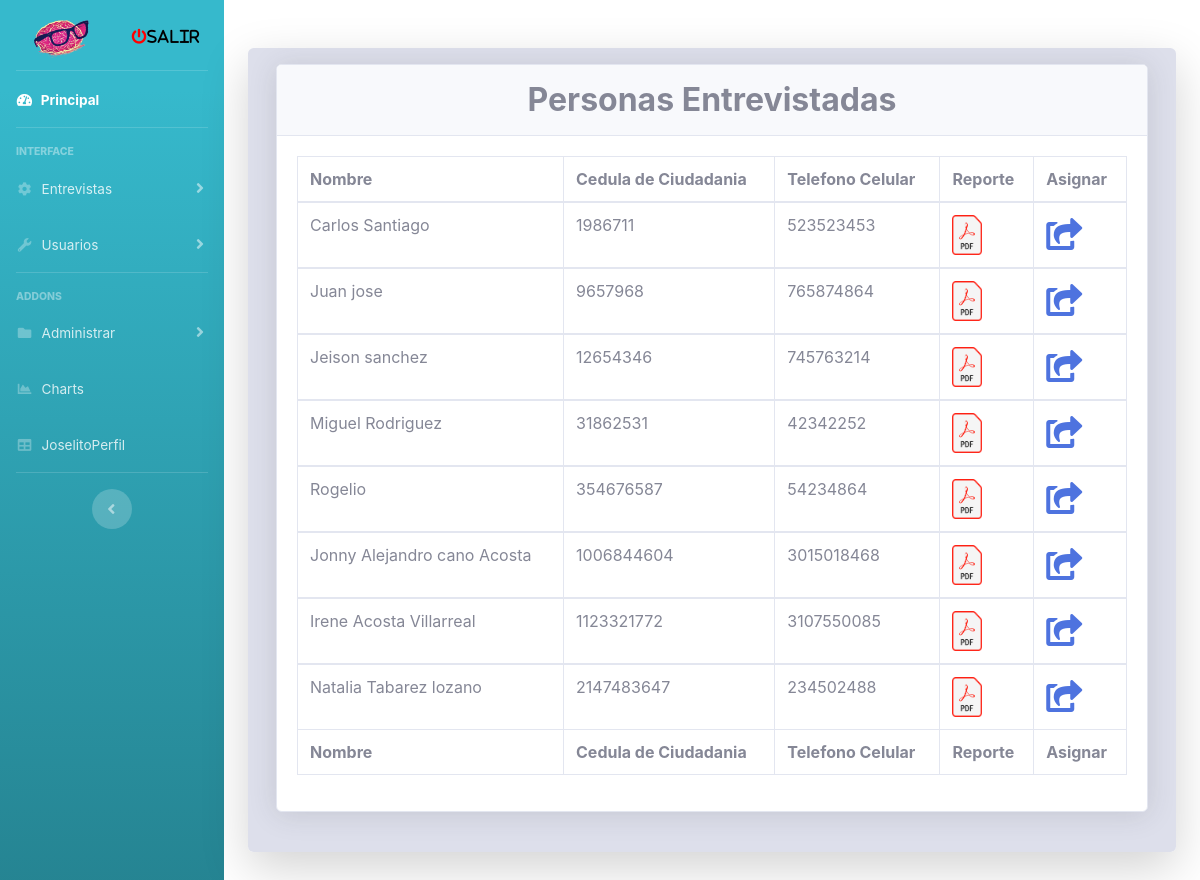
The page /View/consultarEntrevistaPsicologa.php (signed in) on the database its author committed.
### tables this page shows
CREATE TABLE `entrevistapsicologica` (
  `nombre` varchar(40) NOT NULL,
  `cc` int(12) NOT NULL,
  `dependencia` varchar(20) NOT NULL,
  `cargo` varchar(40) NOT NULL,
  `cargoAspira` varchar(40) NOT NULL,
  `telefono` varchar(30) NOT NULL,
  `aspiracionSal` varchar(10) DEFAULT NULL,
  `fechaEntrevista` date DEFAULT current_timestamp(),
  `psicologa` varchar(30) NOT NULL,
  `responsabilidad` tinyint(1) NOT NULL,
  `productividad` tinyint(1) NOT NULL,
  `gestionCambio` tinyint(1) NOT NULL,
  `innovacion` tinyint(1) NOT NULL,
  `resiliencia` tinyint(1) NOT NULL,
  `confianza` tinyint(1) NOT NULL,
  `dswm1` varchar(5) NOT NULL DEFAULT 'NO',
  `dswm2` varchar(5) NOT NULL DEFAULT 'NO',
  `dswo3` varchar(5) NOT NULL DEFAULT 'NO',
  `dswc4` varchar(5) NOT NULL DEFAULT 'NO',
  `dswp5` varchar(5) NOT NULL DEFAULT 'NO',
  `dswa6` varchar(5) NOT NULL DEFAULT 'NO',
  `dswd7` varchar(5) NOT NULL DEFAULT 'NO',
  `other1` text DEFAULT NULL,
  `dssk1` varchar(5) NOT NULL DEFAULT 'NO',
  `dssp2` varchar(5) NOT NULL DEFAULT 'NO',
  `dssv3` varchar(5) NOT NULL DEFAULT 'NO',
  `dssd4` varchar(5) NOT NULL DEFAULT 'NO',
  `dssd5` varchar(5) NOT NULL DEFAULT 'NO',
  `dssc6` varchar(5) NOT NULL DEFAULT 'NO',
  `other2` text DEFAULT NULL,
  `dsdp1` varchar(5) NOT NULL DEFAULT 'NO',
  `dsdc2` varchar(5) NOT NULL DEFAULT 'NO',
  `dsdi3` varchar(5) NOT NULL DEFAULT 'NO',
  `dsdc4` varchar(5) NOT NULL DEFAULT 'NO',
  `dsdu5` varchar(5) NOT NULL DEFAULT 'NO',
  `dsdm6` varchar(5) NOT NULL DEFAULT 'NO',
  `dsdd7` varchar(5) NOT NULL DEFAULT 'NO',
  `dsdi8` varchar(5) NOT NULL DEFAULT 'NO',
  `dsdi9` varchar(5) NOT NULL DEFAULT 'NO',
  `dsdr10` varchar(5) NOT NULL DEFAULT 'NO',
  `other3` text DEFAULT NULL,
  `comportamientoEtico` varchar(100) NOT NULL,
  `fuenteR` varchar(20) NOT NULL,
  `resultadoI` varchar(3) DEFAULT NULL,
  `inteligenciaE` varchar(30) NOT NULL,
  `candidatoU` varchar(2) NOT NULL,
  `explicacion` text DEFAULT NULL,
  `resolucionProblemas` varchar(30) NOT NULL,
  `observaciones` text DEFAULT NULL,
  `adecuado` varchar(5) NOT NULL DEFAULT 'NO',
  `adecuadoP` varchar(5) NOT NULL DEFAULT 'NO',
  `parcialmente` varchar(5) NOT NULL DEFAULT 'NO',
  `primera` varchar(5) NOT NULL DEFAULT 'NO',
  `segunda` varchar(5) NOT NULL DEFAULT 'NO',
  `noA` varchar(5) NOT NULL DEFAULT 'NO',
  `concepto` text DEFAULT NULL,
  `co` int(11) DEFAULT NULL,
  `terminado` varchar(5) NOT NULL DEFAULT 'False',
  `modificar` varchar(10) NOT NULL DEFAULT 'False'
);

### View/consultarEntrevistaPsicologa.php (the view, shortened to what this page needs)
<?php include "../config.php";
if (isset($_SESSION["rol"])) {
  switch($_SESSION['rol']){
    case 1:
      include "../template/sidebar.php";
    break;
  }
}
?>
<!DOCTYPE html>
<html xmlns="http://www.w3.org/1999/xhtml">
<?php include FOLDER_TEMPLATE . "head.php"; ?>
<body id="page-top">
  <div class="container">
    <div class="card o-hidden border-0 shadow-lg my-5">
      <div class="card-body p-3 bg-gray-300">
        <div class="row">
          <div class="col-md-12">
            <div class="col-md-12 mx-auto">
              <div class="form-group">
                <div class="card shadow mb-4">
                  <div class="card-header py-3">
                    <center>
                      <h2 class="m-0 font-weight-bold text">Personas Entrevistadas</h2>
                    </center>
                  </div>
                  <div class="card-body">
                    <div class="table-responsive">
                      <table class="table table-bordered" width="100%" cellspacing="10">
                        <thead>
                          <tr>
                            <th>Nombre </th>
                            <th>Cedula de Ciudadania</th>
                            <th>Telefono Celular</th>
                            <th>Reporte</th>
                            <th>Asignar</th>
                          </tr>
                        </thead>
                        <tfoot>
                          <tr>
                            <th>Nombre </th>
                            <th>Cedula de Ciudadania</th>
                            <th>Telefono Celular</th>
                            <th>Reporte</th>
                            <th>Asignar</th>
                          </tr>
                        </tfoot>
                        <?php
                        require_once "../Model/conexioon.php";
                        $sql = "SELECT * FROM `entrevistapsicologica` where terminado = 'True'  ";
                        $rta = $objCnx->query($sql);
                        while ($datos = $rta->fetch_array()) {
                        ?>
                          <tbody>
                            <tr>
                              <td><?php echo $datos['nombre'] ?></td>
                              <td><?php echo $datos['cc'] ?></td>
                              <td><?php echo $datos['telefono'] ?></td>
                              <td><a href="../Reportes/pdf-EntrevistaPsicologicaCompleta.php?cc=<?php echo $datos['cc'] ?>" target="_blank"><img src="../img/pdf.png" alt="Sacar Reporte" width="30" height="40" style="padding: 0px;"></a></td>
                              <td><a href=""><i class="fas fa-share-square" style="width: 50px; font-size: 2rem;"></i></a></td>
                            </tr>
                          <?php
                        }
                          ?>
                          </tbody>
                      </table>
                    </div>
                  </div>
                </div>
              </div>
            </div>
          </div>
        </div>
</body>
</html>

### template/sidebar.php (shortened to what this page needs)
<html lang="es">
<?php include FOLDER_TEMPLATE . "head.php"; ?>
<body>
  <div id="wrapper">
    <ul class="navbar-nav bg-gradient-info  sidebar sidebar-dark accordion" id="accordionSidebar">
      <a class="sidebar-brand d-flex align-items-center justify-content-center" href="<?= URL_PROY ?>Model/logout.php">
        <div class="sidebar-brand-icon rotate-n-15">
          <img src="../img/Psicologiaico.ico" class="col-lg-10 d-none d-lg-block" alt="" height="" width="">
        </div>
        <div class="sidebar-brand-text mx-2"><i class='fas fa-power-off' style='font-size:15px;color:red'><span style='font-size:15px;color:black'>SALIR</span></i>
        </div>
      </a>
      <hr class="sidebar-divider my-0">
      <li class="nav-item active">
        <a class="nav-link" href="principal.php">
          <i class="fas fa-fw fa-tachometer-alt"></i>
          <span>Principal</span></a>
      </li>
      <hr class="sidebar-divider">
      <div class="sidebar-heading">
        Interface
      </div>
      <li class="nav-item">
        <a class="nav-link collapsed" href="#" data-toggle="collapse" data-target="#collapseTwo" aria-expanded="true" aria-controls="collapseTwo">
          <i class="fas fa-fw fa-cog"></i>
          <span>Entrevistas</span>
        </a>
      </li>
      <li class="nav-item">
        <a class="nav-link collapsed" href="#" data-toggle="collapse" data-target="#collapseUtilities" aria-expanded="true" aria-controls="collapseUtilities">
          <i class="fas fa-fw fa-wrench"></i>
          <span>Usuarios</span>
        </a>
      </li>
      <hr class="sidebar-divider">
      <div class="sidebar-heading">
        Addons
      </div>
      <li class="nav-item">
        <a class="nav-link collapsed" href="#" data-toggle="collapse" data-target="#collapsePages" aria-expanded="true" aria-controls="collapsePages">
          <i class="fas fa-fw fa-folder"></i>
          <span>Administrar</span>
        </a>
      </li>
      <li class="nav-item">
        <a class="nav-link" href="Chart.php">
          <i class="fas fa-fw fa-chart-area"></i>
          <span>Charts</span></a>
      </li>
      <li class="nav-item">
        <a class="nav-link" href="misDatos.php">
          <i class="fas fa-fw fa-table"></i>
          <span><?php echo $_SESSION['nombre'] ?>Perfil</span></a>
      </li>
      <hr class="sidebar-divider d-none d-md-block">
      <div class="text-center d-none d-md-inline">
        <button class="rounded-circle border-0" id="sidebarToggle"></button>
      </div>
    </ul>
</body>

### template/head.php (shortened to what this page needs)
<head>
<html lang="es">
<link href="<?=URL_CSS?>all.min.css" rel="stylesheet" type="text/css">
<link href="<?=URL_CSS?>sb-admin-2.min.css" rel="stylesheet">
<link href="<?=URL_CSS?>dataTables.bootstrap4.min.css" rel="stylesheet">
</head>
<body id="page-top">

### View/consultarEntrevistaPsicologa.php (style rules this page uses)
i { margin-top: 3px; }
td { width: auto; height: auto; }

### rows shown on the page
entrevistapsicologica: nombre "Carlos Santiago", cc "1986711", telefono "523523453"
entrevistapsicologica: nombre "Juan jose", cc "9657968", telefono "765874864"
entrevistapsicologica: nombre "Jeison sanchez", cc "12654346", telefono "745763214"
entrevistapsicologica: nombre "Miguel Rodriguez", cc "31862531", telefono "42342252"
entrevistapsicologica: nombre "Rogelio", cc "354676587", telefono "54234864"
entrevistapsicologica: nombre "Jonny Alejandro cano Acosta", cc "1006844604", telefono "3015018468"
entrevistapsicologica: nombre "Irene Acosta Villarreal", cc "1123321772", telefono "3107550085"
entrevistapsicologica: nombre "Natalia Tabarez lozano", cc "2147483647", telefono "234502488"

### other values the page prints
$_SESSION['nombre'] "Joselito"
